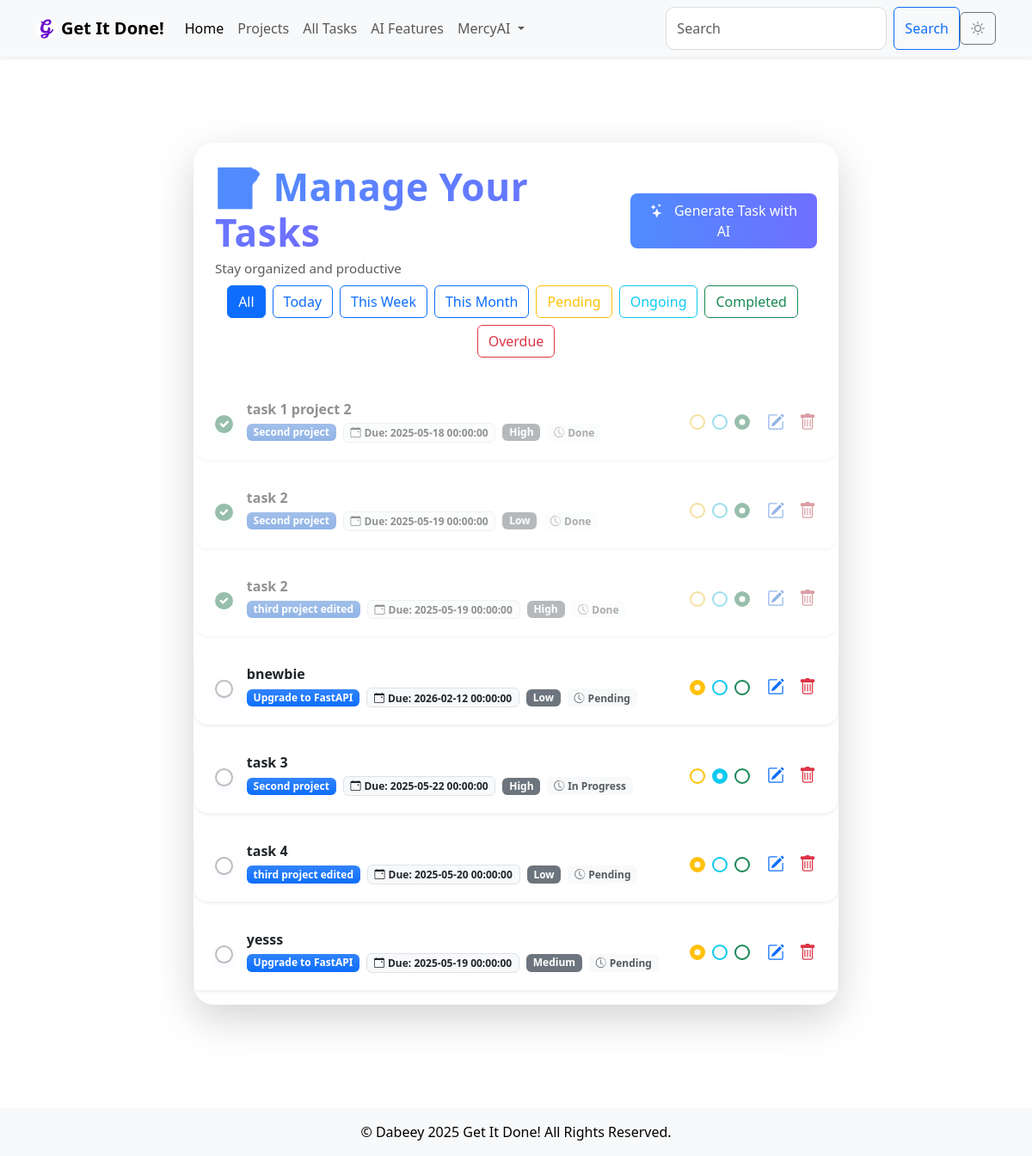
Page /tasks (signed in) on the earlier database version.
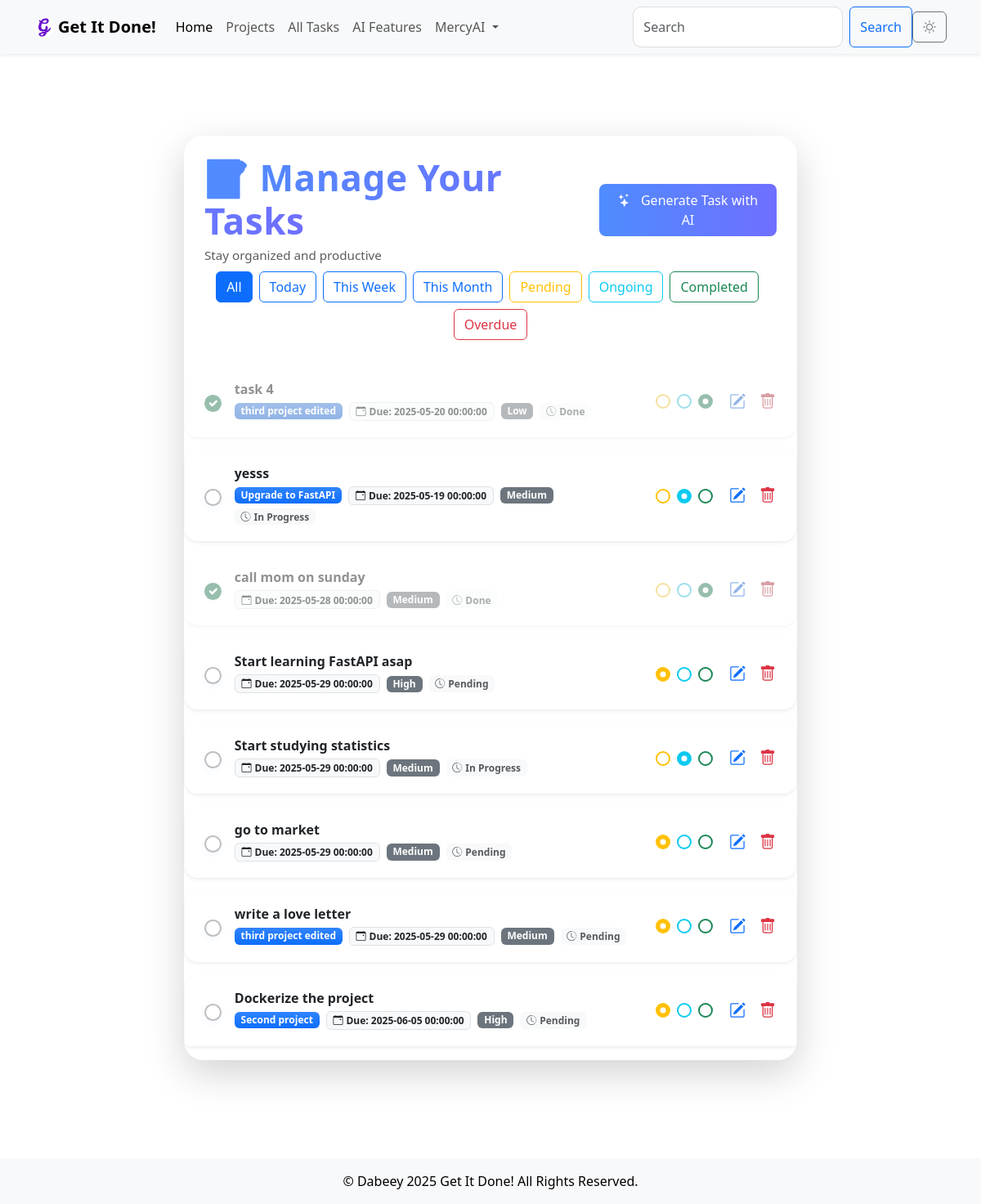
Same page on the later database version.
### models.py (models this page shows, shortened)
class User(db.Model, UserMixin):
    id = db.Column(db.Integer, primary_key=True)
    username = db.Column(db.String(80), unique=True, nullable=False)
    email = db.Column(db.String(120), unique=True, nullable=False, index=True)
    password = db.Column(db.String(200), nullable=False)
    created_at = db.Column(db.DateTime, default=db.func.current_timestamp())
    updated_at = db.Column(db.DateTime, default=db.func.current_timestamp(), onupdate=db.func.current_timestamp())
    tasks = db.relationship('Task', backref='user', lazy='select')

class Task(db.Model):
    id = db.Column(db.Integer, primary_key=True)
    title = db.Column(db.String(200), nullable=False)
    description = db.Column(db.Text, nullable=True)
    due_date = db.Column(db.DateTime, nullable=True)
    created_at = db.Column(db.DateTime, default=db.func.current_timestamp())
    updated_at = db.Column(db.DateTime, default=db.func.current_timestamp(), onupdate=db.func.current_timestamp())
    priority = db.Column(Enum(PriorityLevel), nullable=False)
    status = db.Column(Enum(TaskStatus), nullable=False)
    deleted_at = db.Column(db.DateTime, nullable=True)
    user_id = db.Column(db.Integer, db.ForeignKey('user.id'), nullable=False, index=True)
    project_id = db.Column(db.Integer, db.ForeignKey('project.id'), nullable=True, index=True)  # Link to Project

class Project(db.Model):
    id = db.Column(db.Integer, primary_key=True)
    name = db.Column(db.String(200), nullable=False, unique=True)
    description = db.Column(db.Text, nullable=True)
    deadline = db.Column(db.DateTime, nullable=True)
    created_at = db.Column(db.DateTime, default=db.func.current_timestamp())
    updated_at = db.Column(db.DateTime, default=db.func.current_timestamp(), onupdate=db.func.current_timestamp())
    owner_id = db.Column(db.Integer, db.ForeignKey('user.id'), nullable=False, index=True)  # Project owner
    owner = db.relationship('User', backref='projects')  # Link to the User model
    tasks = db.relationship('Task', backref='project', lazy='select')  # Link to the Task model

### main.py (the view)
@app.route('/tasks', methods=['GET'])
@login_required
def tasks():
    form = BaseForm()
    filter_type = request.args.get('filter', 'all')
    tasks_query = Task.query.filter_by(user_id=current_user.id)
    if filter_type == 'today':
        tasks = tasks_query.filter(Task.due_date == date.today()).all()
    elif filter_type == 'week':
        start_of_week = date.today() - timedelta(days=date.today().weekday())
        end_of_week = start_of_week + timedelta(days=6)
        tasks = tasks_query.filter(Task.due_date.between(start_of_week, end_of_week)).all()
    elif filter_type == 'month':
        tasks = tasks_query.filter(extract('month', Task.due_date) == date.today().month).all()
    elif filter_type == 'pending':
        tasks = tasks_query.filter_by(status=TaskStatus.Pending).all()
    elif filter_type == 'ongoing':
        tasks = tasks_query.filter_by(status=TaskStatus.In_Progress).all()
    elif filter_type == 'completed':
        tasks = tasks_query.filter_by(status=TaskStatus.Done).all()
    elif filter_type == 'overdue':
        tasks = tasks_query.filter(Task.due_date < date.today(), Task.status != TaskStatus.Done).all()
    else:
        tasks = tasks_query.all()
    pending_count = tasks_query.filter_by(status=TaskStatus.Pending).count()
    ongoing_count = tasks_query.filter_by(status=TaskStatus.In_Progress).count()
    completed_count = tasks_query.filter_by(status=TaskStatus.Done).count()
    return render_template(
        'tasks.html',
        tasks=tasks,
        filter_type=filter_type,
        pending_count=pending_count,
        ongoing_count=ongoing_count,
        completed_count=completed_count,
        form=form
    )

### main.py
class BaseForm(FlaskForm):
    pass    #Create an instance of the form class in every route that requires CSRF protection ie form = BaseForm()

### main.py (called while the page is built)
@login_manager.user_loader
def load_user(user_id):
    return User.query.get(int(user_id))

### templates/tasks.html (shortened to what this page needs)
{% extends 'base.html' %}
{% block content %}
<div class="container py-5 d-flex flex-column align-items-center" style="min-height: 90vh;">
    <div class="glass-card shadow-lg mb-4 w-100" style="max-width: 750px;">
        <div class="d-flex flex-column flex-md-row justify-content-between align-items-center p-4 pb-2">
            <div>
                <h2 class="fw-bold mb-1" style="letter-spacing: 0.5px; font-size: 1.2rem;">
                    <span class="gradient-text" style=" font-size: 230%;">📝 Manage Your Tasks</span>
                </h2>
                <div class="text-muted" style="font-size: 0.95rem; font-weight: 400;">
                    Stay organized and productive
                </div>
            </div>
            <a href="{{ url_for('ai') }}" class="btn btn-gradient-primary btn-lg mt-3 mt-md-0" style="font-size: 1rem;">
                <i class="bi bi-stars me-2"></i> Generate Task with AI
            </a>
        </div>
        <div class="filter-bar mb-4 d-flex flex-wrap justify-content-center px-4">
            <a href="{{ url_for('tasks', filter='all') }}" class="btn btn-outline-primary me-2 mb-2 {% if filter_type == 'all' %}active{% endif %}">All</a>
            <a href="{{ url_for('tasks', filter='today') }}" class="btn btn-outline-primary me-2 mb-2 {% if filter_type == 'today' %}active{% endif %}">Today</a>
            <a href="{{ url_for('tasks', filter='week') }}" class="btn btn-outline-primary me-2 mb-2 {% if filter_type == 'week' %}active{% endif %}">This Week</a>
            <a href="{{ url_for('tasks', filter='month') }}" class="btn btn-outline-primary me-2 mb-2 {% if filter_type == 'month' %}active{% endif %}">This Month</a>
            <a href="{{ url_for('tasks', filter='pending') }}" class="btn btn-outline-warning me-2 mb-2 {% if filter_type == 'pending' %}active{% endif %}">Pending</a>
            <a href="{{ url_for('tasks', filter='ongoing') }}" class="btn btn-outline-info me-2 mb-2 {% if filter_type == 'ongoing' %}active{% endif %}">Ongoing</a>
            <a href="{{ url_for('tasks', filter='completed') }}" class="btn btn-outline-success me-2 mb-2 {% if filter_type == 'completed' %}active{% endif %}">Completed</a>
            <a href="{{ url_for('tasks', filter='overdue') }}" class="btn btn-outline-danger mb-2 {% if filter_type == 'overdue' %}active{% endif %}">Overdue</a>
        </div>
        {% if tasks|length > 0 %}
        <div class="task-list">
            <ul id="task-list" class="list-group">
                {% for task in tasks %}
                <li class="list-group-item task-item glass-task mb-3 py-3 px-4 d-flex align-items-center justify-content-between shadow-sm {% if task.status.value == 'Done' %}completed{% endif %}" data-task-id="{{ task.id }}" draggable="true">
                    <div class="d-flex align-items-center flex-grow-1">
                        <input type="checkbox" class="form-check-input me-3 modern-checkbox" {% if task.status.value == 'Done' %}checked{% endif %} onclick="markTaskComplete({{ task.id }})">
                        <div class="flex-grow-1">
                            <div class="d-flex align-items-center mb-1">
                                <strong class="fs-6 {% if task.is_overdue %}text-danger{% endif %}" style="font-weight:600;">{{ task.title }}</strong>
                            </div>
                            <div class="d-flex flex-wrap align-items-center">
                                <span class="badge bg-gradient bg-primary me-2 mb-1">{{ task.project.name }}</span>
                                <span class="badge bg-light text-dark border me-2 mb-1"><i class="bi bi-calendar-event me-1"></i>Due: {{ task.due_date }}</span>
                                <span class="badge bg-secondary me-2 mb-1">{{ task.priority.value }}</span>
                                <span class="badge bg-light text-muted mb-1"><i class="bi bi-clock-history me-1"></i>{{ task.status.value }}</span>
                            </div>
                        </div>
                    </div>
                    <div class="status-checkboxes d-flex align-items-center ms-3">
                        <input type="radio" name="status-{{ task.id }}" class="form-check-input status-radio pending" {% if task.status.value == 'Pending' %}checked{% endif %} onclick="updateTaskStatus({{ task.id }}, 'Pending')" title="Pending">
                        <input type="radio" name="status-{{ task.id }}" class="form-check-input status-radio ongoing" {% if task.status.value == 'In Progress' %}checked{% endif %} onclick="updateTaskStatus({{ task.id }}, 'In Progress')" title="Ongoing">
                        <input type="radio" name="status-{{ task.id }}" class="form-check-input status-radio completed" {% if task.status.value == 'Done' %}checked{% endif %} onclick="updateTaskStatus({{ task.id }}, 'Done')" title="Done">
                    </div>
                    <div class="d-flex align-items-center ms-3">
                        <a href="{{ url_for('edit_task', task_id=task.id) }}" class="text-primary me-3" title="Edit Task">
                            <i class="bi bi-pencil-square fs-5"></i>
                        </a>
                        <button class="btn btn-link text-danger p-0" title="Delete Task" onclick="deleteTask({{ task.id }})">
                            <i class="bi bi-trash fs-5"></i>
                        </button>
                    </div>
                </li>
                {% endfor %}
            </ul>
        </div>
        {% else %}
        <div class="alert alert-info text-center m-4" role="alert">
            <i class="bi bi-info-circle me-2"></i>No tasks found for this filter.
        </div>
        {% endif %}
    </div>
</div>
{% endblock %}

### templates/base.html (shortened to what this page needs)
<!DOCTYPE html>
<html lang="en">
<head>
    <link href="https://cdn.jsdelivr.net/npm/bootstrap@5.3.0/dist/css/bootstrap.min.css" rel="stylesheet">
    <link rel="stylesheet" href="{{ url_for('static', filename='css/style.css') }}">
    <link rel="stylesheet" href="https://cdnjs.cloudflare.com/ajax/libs/font-awesome/6.0.0-beta3/css/all.min.css">
    <link rel="stylesheet" href="https://cdn.jsdelivr.net/npm/bootstrap-icons@1.5.0/font/bootstrap-icons.css">
</head>
<body class="d-flex flex-column min-vh-100">
    <nav class="navbar navbar-expand-lg navbar-light bg-light fixed-top shadow-sm">
        <div class="container">
            <a class="navbar-brand fw-bold d-flex align-items-center" href="{{ url_for('index') }}">
                <img src="{{ url_for('static', filename='img/favicon.ico') }}" alt="Logo" width="25" height="25" class="align-middle me-1" style="border-radius: 4px;">
                Get It Done!
            </a>
            <div class="collapse navbar-collapse" id="navbarNav">
                <ul class="navbar-nav me-auto">
                    <li class="nav-item">
                        <a class="nav-link active" href="{{ url_for('index') }}">Home</a>
                    </li>
                    <li class="nav-item">
                        <a class="nav-link" href="{{ url_for('projects') }}">Projects</a>
                    </li>
                    <li class="nav-item">
                        <a class="nav-link" href="{{ url_for('tasks') }}">All Tasks</a>
                    </li>
                    <li class="nav-item">
                        <a class="nav-link" href="{{ url_for('ai') }}">AI Features</a>
                    </li>
                    {% if current_user.is_authenticated %}
                    <li class="nav-item dropdown">
                        <a class="nav-link dropdown-toggle" href="#" id="userDropdown" role="button" data-bs-toggle="dropdown" aria-expanded="false">
                            {{ current_user.username }}
                        </a>
                    </li>
                    {% endif %}
                </ul>
                <form class="d-flex ms-auto">
                    <input class="form-control me-2" type="search" placeholder="Search" aria-label="Search">
                    <button class="btn btn-outline-primary" type="submit">Search</button>
                </form>
            </div>
            <button id="theme-toggle" class="btn btn-outline-secondary">
                <i id="theme-icon" class="bi bi-sun"></i>
            </button>
        </div>
    </nav>
    <main class="container my-5 flex-grow-1">
        {% block content %}{% endblock %}
    </main>
    <footer class="bg-light text-center py-3 mt-auto">
        <p class="mb-0">© Dabeey 2025 Get It Done! All Rights Reserved.</p>
    </footer>
</body>
</html>

### static/css/style.css (style rules this page uses)
body { background-color: #ffffff; color: #000000; padding-top: 70px; transition: background-color 0.3s, color 0.3s; }
.btn { transition: background-color 0.3s, color 0.3s; }
.form-control { border-radius: 10px; padding: 0.75rem; font-size: 1rem; border: 1px solid #ddd; }
.list-group-item { margin-bottom: 5px; }

### templates/tasks.html (style rules this page uses)
.glass-card { background: rgba(255,255,255,0.85); border-radius: 1.5rem; backdrop-filter: blur(8px); box-shadow: 0 8px 32px 0 rgba(31, 38, 135, 0.10); border: 1px solid rgba(255,255,255,0.18); }
.glass-task { background: rgba(255,255,255,0.7); border-radius: 1rem; transition: box-shadow 0.2s, transform 0.2s; border: none; }
.gradient-text { background: linear-gradient(90deg, #4f8cff 0%, #6f6fff 100%); -webkit-background-clip: text; -webkit-text-fill-color: transparent; background-clip: text; }
.btn-gradient-primary { background: linear-gradient(90deg, #4f8cff 0%, #6f6fff 100%); color: #fff; border: none; transition: background 0.2s; }
.list-group-item { border: none; }
.task-item.completed { opacity: 0.5; filter: grayscale(0.3); }
.task-item { cursor: grab; transition: opacity 0.5s, transform 0.5s; }
.badge.bg-gradient { background: linear-gradient(90deg, #4f8cff 0%, #6f6fff 100%); color: #fff; }
.modern-checkbox { width: 1.3em; height: 1.3em; border-radius: 50% !important; border: 2.5px solid #bdbdbd; transition: border-color 0.2s, box-shadow 0.2s; box-shadow: 0 2px 8px 0 rgba(79,140,255,0.08); }
.modern-checkbox:checked { border-color: #198754; background-color: #198754; }
.status-checkboxes .status-radio { margin: 0 4px; cursor: pointer; width: 18px; height: 18px; border-radius: 50%; border: 2.5px solid #e0e0e0; background-color: #fff; transition: border-color 0.2s, box-shadow 0.2s; }
.status-checkboxes .pending { border-color: #ffc107; }
.status-checkboxes .ongoing { border-color: #0dcaf0; }
.status-checkboxes .completed { border-color: #198754; }
.status-checkboxes .pending:checked { background-color: #ffc107; border-color: #ffc107; }
.status-checkboxes .ongoing:checked { background-color: #0dcaf0; border-color: #0dcaf0; }
.status-checkboxes .completed:checked { background-color: #198754; border-color: #198754; }

Differences in the rows shown:
removed Task: status "☑", title "task 1 project 2", project.name "Second project", due_date "2025-05-18 00:00:00", priority.value "High", status.value "Done"
removed Task: status "☑", title "task 2", project.name "Second project", due_date "2025-05-19 00:00:00", priority.value "Low", status.value "Done"
removed Task: status "☑", title "task 2", project.name "third project edited", due_date "2025-05-19 00:00:00", priority.value "High", status.value "Done"
removed Task: title "bnewbie", project.name "Upgrade to FastAPI", due_date "2026-02-12 00:00:00", priority.value "Low", status.value "Pending", status "☑"
removed Task: title "task 3", project.name "Second project", due_date "2025-05-22 00:00:00", priority.value "High", status.value "In Progress", status "☑"
changed Task "task 4": status "☐" → "☑"; status.value "Pending" → "Done"; status "☑" → "☐"
changed Task "yesss": status.value "Pending" → "In Progress"; status "☑" → "☐"; status "☐" → "☑"
added Task: status "☑", title "call mom on sunday", due_date "2025-05-28 00:00:00", priority.value "Medium", status.value "Done"
added Task: title "Start learning FastAPI asap", due_date "2025-05-29 00:00:00", priority.value "High", status.value "Pending", status "☑"
added Task: title "Start studying statistics", due_date "2025-05-29 00:00:00", priority.value "Medium", status.value "In Progress", status "☑"
added Task: title "go to market", due_date "2025-05-29 00:00:00", priority.value "Medium", status.value "Pending", status "☑"
added Task: title "write a love letter", project.name "third project edited", due_date "2025-05-29 00:00:00", priority.value "Medium", status.value "Pending", status "☑"
added Task: title "Dockerize the project", project.name "Second project", due_date "2025-06-05 00:00:00", priority.value "High", status.value "Pending", status "☑"
